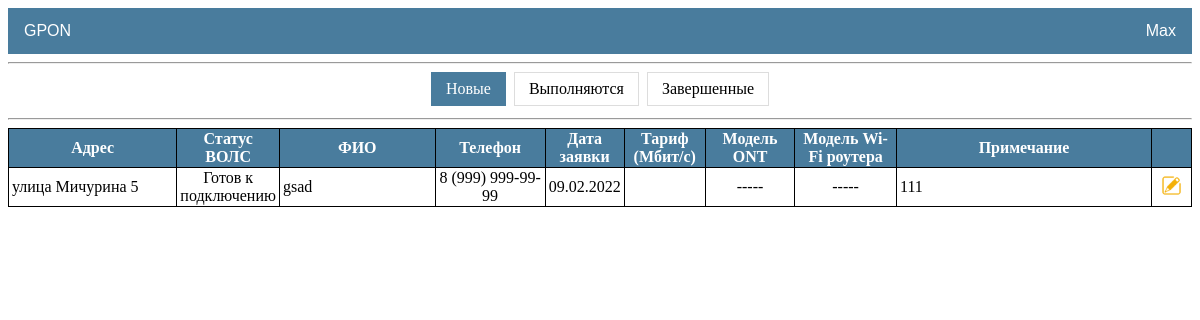
The page /gpon/requests/new/ (signed in) on the database its author committed.
### gpon/models.py (models this page shows, shortened)
class Request(models.Model):
    user = models.ForeignKey(User, on_delete=models.CASCADE, blank=True, null=True, related_name='user', verbose_name='Пользователь')
    address = models.OneToOneField(House, on_delete=models.CASCADE, verbose_name='Адрес')
    name = models.CharField(max_length=50, verbose_name='ФИО')
    phone = models.CharField(max_length=50, verbose_name='Телефон')
    date_req = models.DateField(auto_now_add=True, verbose_name='Дата заявки')
    date_con = models.DateTimeField(blank=True, null=True, verbose_name='Дата подключения')
    tariff = models.ForeignKey(Tariff, on_delete=models.CASCADE, blank=True, null=True, verbose_name='Тариф')
    discount = models.PositiveIntegerField(default=0, verbose_name='Скидка')
    price_con = models.PositiveIntegerField(default=0, verbose_name='Цена подключения')
    ont = models.ForeignKey(Product, on_delete=models.CASCADE, blank=True, null=True, related_name='ont', verbose_name='Модель ONT')
    router = models.ForeignKey(Product, on_delete=models.CASCADE, blank=True, null=True, related_name='router', verbose_name='Модель Wi-Fi роутера')
    cord = models.ForeignKey(Product, on_delete=models.CASCADE, blank=True, null=True, related_name='cord', verbose_name='Патч-корд')
    whose_cord = models.BooleanField(default=False, verbose_name='Абонентский')  # Если True, то патч абонента
    note = models.TextField(blank=True, verbose_name='Примечание')
    time = models.DateTimeField(auto_now=True, verbose_name='Время изменения')
    installer = models.ManyToManyField(User, blank=True, related_name='installer', verbose_name='Монтажники')
    manager = models.ForeignKey(User, blank=True, null=True, on_delete=models.CASCADE, related_name='manager', verbose_name='Менеджер')
    status = models.BooleanField(default=False)
    class Meta:
        ordering = ['id']

class House(models.Model):
    cable = 'Нет кабеля'
    welding = 'Необходима сварка'
    ready = 'Готов к подключению'
    type = [(cable, 'Нет кабеля'), (welding, 'Необходима сварка'), (ready, 'Готов к подключению')]
    address = models.OneToOneField(Address, on_delete=models.CASCADE, unique=True, verbose_name='Адрес')
    status = models.CharField(max_length=20, choices=type, default=cable, verbose_name='Статус')
    note = models.TextField(blank=True, verbose_name='Примечание')
    time = models.DateTimeField(auto_now=True, verbose_name='Дата изменения')
    class Meta:
        ordering = ['address']
    def __str__(self):
        return f'{self.address}'

### addressbook/models.py (models this page shows)
class Address(models.Model):
    avenue = 'проспект'
    street = 'улица'
    boulevard = 'бульвар'
    passage = 'проезд'
    lane = 'переулок'
    highway = 'шоссе'
    list = [(avenue, 'проспект'), (street, 'улица'), (boulevard, 'бульвар'), (passage, 'проезд'),
            (lane, 'переулок'), (highway, 'шоссе')]
    address_type = models.CharField(max_length=10, choices=list, default=street, verbose_name='Тип')
    address_name = models.CharField(max_length=50, verbose_name='Название')
    address_house = models.CharField(max_length=5, verbose_name='Номер дома')
    class Meta:
        ordering = ['address_type', 'address_name', 'address_house']
        unique_together = ('address_type', 'address_name', 'address_house')
    def __str__(self):
        return f'{self.address_type} {self.address_name} {self.address_house}'

### gpon/views.py (the view)
# urls.py: path('requests/new/', RequestList.as_view(template_name='gpon/requests_new.html'), name='requests_new'),
class RequestList(ListView):
    model = Request
    context_object_name = 'requests'
    paginate_by = 50
    """
    Переопределяем queryset в зависимости от url запроса.
    """
    def get_queryset(self):
        qs = self.model.objects.all()
        url = self.request.get_full_path()
        if 'new' in url:
            qs = qs.filter(status='False', date_con__isnull=True).order_by('date_req')
        elif 'in-progress' in url:
            qs = qs.filter(status='False').exclude(date_con__isnull=True).order_by('date_con')
        elif 'completed' in url:
            qs = qs.filter(status='True').order_by('-date_con')
        return qs

### templates/gpon/requests_new.html (shortened to what this page needs)
{%extends 'default.html' %}
{% block content %}
<hr>
<div class="center">
  <div class="menu-status">
    <a class="active" href="{% url 'requests_new' %}">Новые</a>
    <a href="{% url 'requests_in_progress' %}">Выполняются</a>
    <a href="{% url 'requests_completed' %}">Завершенные</a>
  </div>
</div>
<hr>
{%  if requests %}
    <table class="table_gpon">
        <tr>
            <th style="width: 220px">
                Адрес
            </th>
            <th>
                Статус ВОЛС
            </th>
            <th style="width: 220px">
                ФИО
            </th>
            <th style="width: 130px">
                Телефон
            </th>
            <th style="width: 60px">
                Дата заявки
            </th>
            <th style="width: 90px">
                Тариф (Мбит/с)
            </th>
            <th style="width: 100px">
                Модель ONT
            </th>
            <th style="width: 120px">
                Модель Wi-Fi роутера
            </th>
            <th style="width: 350px">
               Примечание
            </th>
            <th style="width: 20px">
            </th>
        </tr>
    {% for house in requests %}
        <tr>
            <td style="text-align: left">
                {{ house.address }}
            </td>
            <td>
                {{ house.address.status }}
            </td>
            <td style="text-align: left">
                {{ house.name }}
            </td>
            <td>
                {{ house.phone }}
            </td>
            <td>
                {{ house.date_req|date:'d.m.Y' }}
            </td>
            <td>
            </td>
            <td>
                {% if house.ont is None %}
                    -----
                {% else %}
                    {{ house.ont }}
                {% endif %}
            </td>
            <td>
                {% if house.router is None %}
                    -----
                {% else %}
                    {{ house.router }}
                {% endif %}
            </td>
            <td style="text-align: left">
                {{ house.note }}
            </td>
            <td>
                <a href="{% url 'request_update' house.pk %}" title="Изменить">
                    <img src="/static/images/icon_edit.png" width="23" height="23">
                </a>
            </td>
        </tr>
    {% endfor %}
    </table>
{%  else %}
    <h2 class="center">Заявок нет</h2>
{% endif %}
<br>
{% include "pagination.html" %}
{% endblock content %}

### templates/default.html (shortened to what this page needs)
{% load static %}
<!DOCTYPE html>
<html lang="en" xmlns="http://www.w3.org/1999/html">
<head>
  <link href="{% static 'css/default.css'%}" rel="stylesheet">
</head>
<div class="navbar">
  <div class="dropdown">
    <button class="dropbtn">GPON
    </button>
  </div>
  <div class="dropdown-pro">
    <button class="dropbtn-pro">{{ user.username }}
    </button>
  </div>
</div>
<body>
{% block content %}
{% endblock content %}
</body>
</html>

### static/css/default.css (style rules this page uses)
.navbar { overflow: hidden; background-color: #497c9d; font-family: Arial, Helvetica, sans-serif; }
.dropdown { float: left; overflow: hidden; }
.dropdown .dropbtn { font-size: 16px; border: none; outline: none; color: white; padding: 14px 16px; background-color: inherit; font-family: inherit; margin: 0; }
.dropdown-pro { float: right; overflow: hidden; }
.dropdown-pro .dropbtn-pro { font-size: 16px; border: none; outline: none; color: white; padding: 14px 16px; background-color: inherit; font-family: inherit; margin: 0; }
button { cursor: pointer; }
.table_default th, td { position: relative; border: 1px solid black; padding: 5px; word-wrap:break-word; }
.table_detail th, td { position: relative; border: 1px solid black; padding: 5px; word-wrap:break-word; }
.table_gpon { border-collapse: collapse; border-spacing: 1px; table-layout: fixed; margin: auto; }
.table_gpon th, td { border: 1px solid black; padding: 1px 3px; word-wrap:break-word; }
.table_gpon th { background: #497c9d; color: #fff; }
.table_gpon td { text-align: center; }
.table_gpon td a { text-align: center; text-decoration: none; left: 0; right: 0; top: 0; bottom: 0; color: #497c9d; padding: 5px; }
.center { text-align: center; }
.menu-status { display: inline-block; }
.menu-status a { color: black; float: left; padding: 7px 14px; text-decoration: none; transition: background-color .3s; border: 1px solid #ddd; margin: 0 4px; }
.menu-status a.active { background-color: #497c9d; color: white; border: 1px solid #497c9d; }

### rows shown on the page
Request: address "улица Мичурина 5", address.status "Готов к подключению", name "gsad", phone "8 (999) 999-99-99", date_req "09.02.2022", note "111"

### other values the page prints
{{ user.username }} "Max"
